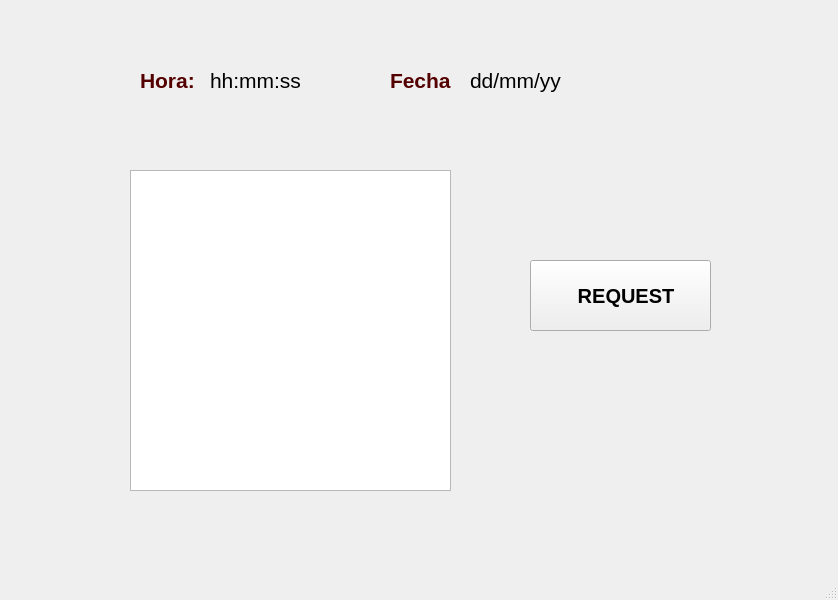
<?xml version="1.0" encoding="UTF-8"?>
<ui version="4.0">
 <class>MainWindow</class>
 <widget class="QMainWindow" name="MainWindow">
  <property name="geometry">
   <rect>
    <x>0</x>
    <y>0</y>
    <width>838</width>
    <height>600</height>
   </rect>
  </property>
  <property name="windowTitle">
   <string>PostulanteparaROBOTILSA S.A</string>
  </property>
  <widget class="QWidget" name="centralwidget">
   <widget class="QLabel" name="lblHora">
    <property name="geometry">
     <rect>
      <x>210</x>
      <y>60</y>
      <width>151</width>
      <height>41</height>
     </rect>
    </property>
    <property name="font">
     <font>
      <pointsize>16</pointsize>
     </font>
    </property>
    <property name="text">
     <string>hh:mm:ss</string>
    </property>
   </widget>
   <widget class="QLabel" name="lblFecha">
    <property name="geometry">
     <rect>
      <x>470</x>
      <y>60</y>
      <width>201</width>
      <height>41</height>
     </rect>
    </property>
    <property name="font">
     <font>
      <pointsize>16</pointsize>
     </font>
    </property>
    <property name="text">
     <string>dd/mm/yy</string>
    </property>
   </widget>
   <widget class="QLabel" name="lbl1">
    <property name="geometry">
     <rect>
      <x>140</x>
      <y>60</y>
      <width>61</width>
      <height>41</height>
     </rect>
    </property>
    <property name="font">
     <font>
      <pointsize>16</pointsize>
      <weight>75</weight>
      <bold>true</bold>
     </font>
    </property>
    <property name="text">
     <string>&lt;html&gt;&lt;head/&gt;&lt;body&gt;&lt;p&gt;&lt;span style=&quot; color:#550000;&quot;&gt;Hora:&lt;/span&gt;&lt;/p&gt;&lt;/body&gt;&lt;/html&gt;</string>
    </property>
   </widget>
   <widget class="QLabel" name="lbl2">
    <property name="geometry">
     <rect>
      <x>390</x>
      <y>60</y>
      <width>61</width>
      <height>41</height>
     </rect>
    </property>
    <property name="font">
     <font>
      <pointsize>16</pointsize>
     </font>
    </property>
    <property name="text">
     <string>&lt;html&gt;&lt;head/&gt;&lt;body&gt;&lt;p&gt;&lt;span style=&quot; font-weight:600; color:#550000;&quot;&gt;Fecha:&lt;/span&gt;&lt;/p&gt;&lt;/body&gt;&lt;/html&gt;</string>
    </property>
   </widget>
   <widget class="QPushButton" name="btnConsultar">
    <property name="geometry">
     <rect>
      <x>530</x>
      <y>260</y>
      <width>181</width>
      <height>71</height>
     </rect>
    </property>
    <property name="font">
     <font>
      <pointsize>15</pointsize>
      <weight>75</weight>
      <italic>false</italic>
      <bold>true</bold>
     </font>
    </property>
    <property name="text">
     <string>  REQUEST</string>
    </property>
    <property name="icon">
     <iconset resource="icono.qrc">
      <normaloff>:/icon/consultar.png</normaloff>:/icon/consultar.png</iconset>
    </property>
    <property name="iconSize">
     <size>
      <width>30</width>
      <height>30</height>
     </size>
    </property>
   </widget>
   <widget class="QListWidget" name="listWidget">
    <property name="geometry">
     <rect>
      <x>130</x>
      <y>170</y>
      <width>321</width>
      <height>321</height>
     </rect>
    </property>
    <property name="font">
     <font>
      <pointsize>13</pointsize>
     </font>
    </property>
   </widget>
  </widget>
  <widget class="QStatusBar" name="statusbar"/>
  <widget class="QMenuBar" name="menubar">
   <property name="geometry">
    <rect>
     <x>0</x>
     <y>0</y>
     <width>838</width>
     <height>21</height>
    </rect>
   </property>
  </widget>
 </widget>
 <resources>
  <include location="icono.qrc"/>
 </resources>
 <connections/>
</ui>
